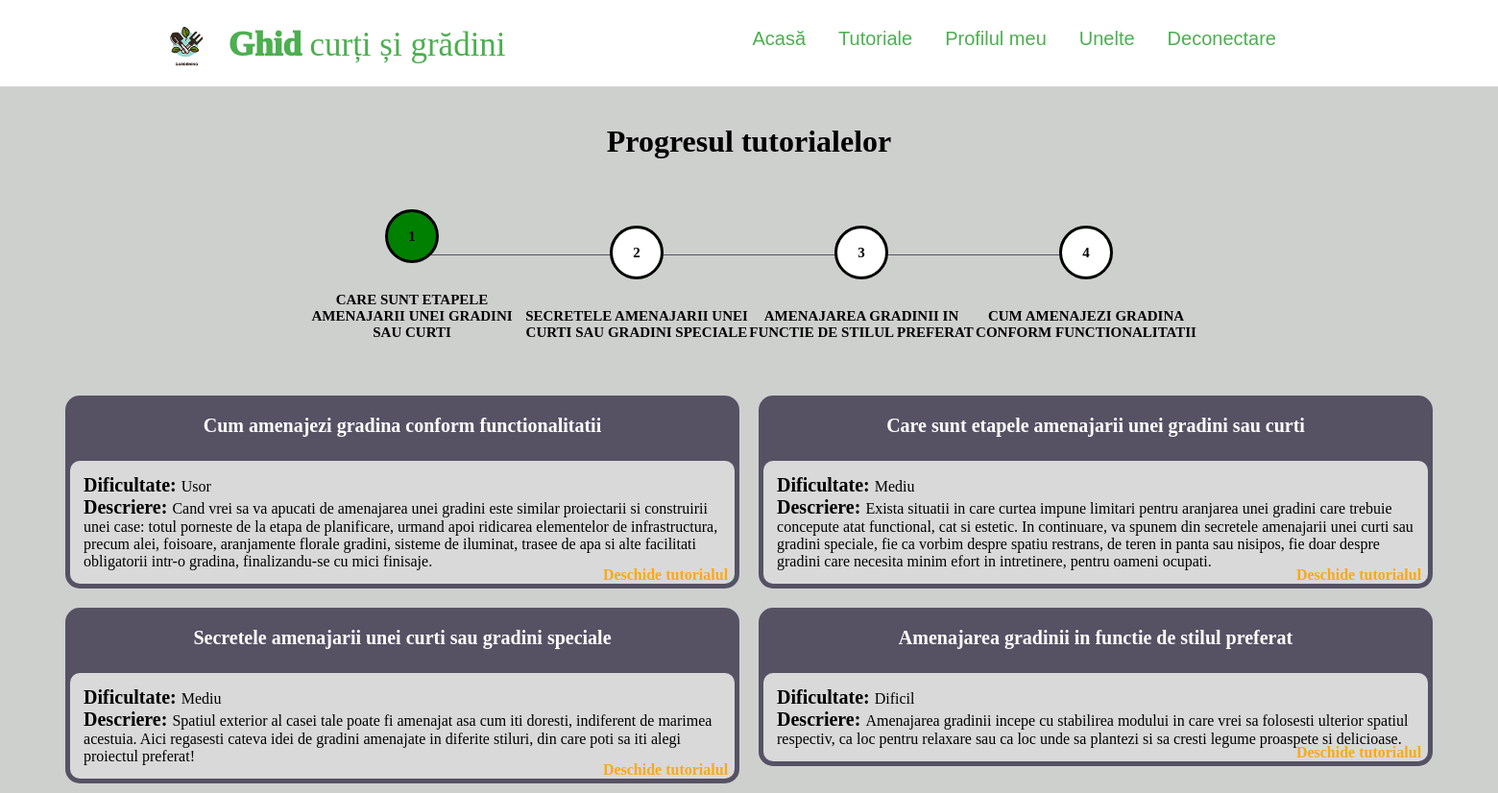
The page /php/tutoriale.php (signed in) on the database its author committed.
### tables this page shows
CREATE TABLE `tutorials` (
  `tutorialID` int(11) NOT NULL,
  `title` varchar(100) NOT NULL,
  `description` varchar(500) NOT NULL,
  `difficulty` varchar(20) NOT NULL,
  `quizID` int(11) NOT NULL
);

### php/tutoriale.php (the view, shortened to what this page needs)
<?php
require "header.php";
?>
<head>
    <link rel="stylesheet" type="text/css" href="../style/tutoriale.css">
</head>
<body>
<div class="content">
    <div class="container">
      <h1>Progresul tutorialelor</h1>
      <ul class="progressbar" id="progress">
  <?php
  require 'dbconnection.php';
  $id = $_SESSION['userId'];
  $quizID_count = mysqli_query($conn, "select COUNT(*) as 'count' from tutorials");
  $quizID_count = mysqli_fetch_array($quizID_count);
  $quizID_count = $quizID_count["count"];
  for ($i = 1; $i <= $quizID_count; $i++)
  {
    $title = mysqli_query($conn, "select title from tutorials where quizID = $i");
    $title = mysqli_fetch_array($title);
    $title = $title["title"];
    $rezultate = mysqli_query($conn, "select score from quizresults where quizID = $i and id = $id");
    if (mysqli_num_rows($rezultate) == 0) {
      echo "<li class = \"progressbar_begin\">".$title."</li>";
    }
    else{
    $rezultate = mysqli_fetch_array($rezultate);
    $rezultate = $rezultate["score"];
    if ($rezultate >= 0 && $rezultate < 3){
      echo "<li class = \"progressbar_inprogress\">".$title."</li>";
      }
    elseif ($rezultate >= 3){
      echo "<li class = \"progressbar_finished\">".$title."</li>";
      }
    }
  }
  echo "</ul> </div>";
  echo "<div class=\"grid-container\">";
  for ($i = 1; $i <= $quizID_count; $i++)
  {
    echo "<div class=\"tutorial\"> <div class=\"Nume\"> <p>$title</p> </div>";
    echo "<div class=\"continutstyle\"> <ul>";
    $title = mysqli_query($conn, "select title from tutorials where quizID = $i");
    $title = mysqli_fetch_array($title);
    $title = $title["title"];
    $dif = mysqli_query($conn, "select difficulty from tutorials where quizID =".$i);
    $dif = mysqli_fetch_array($dif);
    $dif = $dif["difficulty"];
    $descriere = mysqli_query($conn, "select description from tutorials where quizID =".$i);
    $descriere = mysqli_fetch_array($descriere);
    $descriere = $descriere["description"];
    echo "<li><span>Dificultate: </span>$dif</li>";
    echo "<li><span>Descriere: </span>$descriere</li>";
    echo "<li><a href=\"./tutorial.php?tutorialID=$i\" class=\"morebtn\">Deschide tutorialul</a></li>";
    echo "</ul> </div> </div>";
  }
  echo "</div> </div>";
  ?>
</body>

### style/new.css (style rules this page uses)
* { margin: 0; padding: 0; box-sizing: border-box; list-style: none; text-decoration: none; }

### style/tutoriale.css (style rules this page uses)
* { margin:0; padding: 0; list-style: none; text-decoration: none; }
body { max-width: 100%; margin:0; padding:0; background-color: #CED0CE; }
.container { width: 100%; margin-top: 30px; }
.grid-container { display: flex; justify-content: center; flex-flow: row wrap; }
.continutstyle { position: relative; background-color: #d9d9d9; border-radius: 10px; margin: 5px; padding: 2%; }
.continutstyle span { font-size: 20px; font-weight: bold; }
.tutorial { width: 45%; text-align: left; height: 40%; float: left; background-color:#565264; border-radius: 15px; margin: 10px; }
.tutorial p { font-weight: bold; text-align: center; font-size: 23px; color: white; padding: 1em; }
.morebtn { text-align: right; color:#FAA916; position: absolute; right: 1%; bottom: 0px; width: 100%; font-weight: bold; }
h1 { text-align: center; padding: 5px; }
.progressbar { counter-reset: step; text-align: center; margin-bottom: 0px; }
.progressbar li { list-style: none; display: inline-block; width: 15%; position: relative; text-align: center; color: black; font-weight: bold; text-transform: uppercase; font-size: 15px; margin-top:3%; margin-bottom: 3%; }
.progressbar_finished:before { content: counter(step); counter-increment: step; width: 50px; height: 50px; line-height : 50px; border: 3px; border-style: solid; border-color: black; border-radius: 100%; display: block; text-align: center; margin: 0 auto 30px auto; background-color: green; z-index: -1; }
.progressbar_begin:before { content: counter(step); counter-increment: step; width: 50px; height: 50px; line-height : 50px; border: 3px; border-style: solid; border-color: black; border-radius: 100%; display: block; text-align: center; margin: 0 auto 30px auto; background-color: white; z-index: -1; }
.progressbar li:after { content: ""; position: absolute; width: 100%; height: 1px; background-color: #565264; top: 25%; left: -50%; z-index : -1; }
.progressbar li:first-child:after { content: none; }
.Nume p { font-size: 15pt; }

### rows shown on the page
tutorials: title "CARE SUNT ETAPELE AMENAJARII UNEI GRADINI SAU CURTI", difficulty "Usor", description "Cand vrei sa va apucati de amenajarea unei gradini este similar proiectarii si construirii unei case: totul porneste de la etapa de planificare, urmand apoi ridicarea elementelor de infrastructura, precum alei, foisoare, aranjamente florale gradini, sisteme de iluminat, trasee de apa si alte facilitati obligatorii intr-o gradina, finalizandu-se cu mici finisaje.", title "Care sunt etapele amenajarii unei gradini sau curti"
tutorials: title "SECRETELE AMENAJARII UNEI CURTI SAU GRADINI SPECIALE", difficulty "Mediu", description "Exista situatii in care curtea impune limitari pentru aranjarea unei gradini care trebuie concepute atat functional, cat si estetic. In continuare, va spunem din secretele amenajarii unei curti sau gradini speciale, fie ca vorbim despre spatiu restrans, de teren in panta sau nisipos, fie doar despre gradini care necesita minim efort in intretinere, pentru oameni ocupati.", title "Secretele amenajarii unei curti sau gradini speciale"
tutorials: title "AMENAJAREA GRADINII IN FUNCTIE DE STILUL PREFERAT", difficulty "Mediu", description "Spatiul exterior al casei tale poate fi amenajat asa cum iti doresti, indiferent de marimea acestuia. Aici regasesti cateva idei de gradini amenajate in diferite stiluri, din care poti sa iti alegi proiectul preferat!", title "Amenajarea gradinii in functie de stilul preferat"
tutorials: title "CUM AMENAJEZI GRADINA CONFORM FUNCTIONALITATII", title "Cum amenajezi gradina conform functionalitatii", difficulty "Dificil", description "Amenajarea gradinii incepe cu stabilirea modului in care vrei sa folosesti ulterior spatiul respectiv, ca loc pentru relaxare sau ca loc unde sa plantezi si sa cresti legume proaspete si delicioase."
